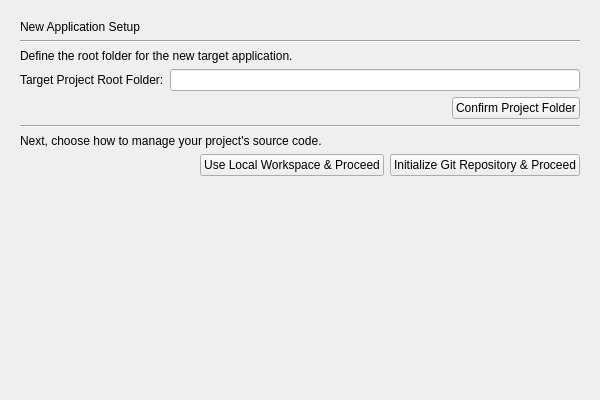
<?xml version="1.0" encoding="UTF-8"?>
<ui version="4.0">
 <class>EnvSetupPage</class>
 <widget class="QWidget" name="EnvSetupPage">
  <property name="geometry">
   <rect>
    <x>0</x>
    <y>0</y>
    <width>600</width>
    <height>400</height>
   </rect>
  </property>
  <property name="windowTitle">
   <string>Form</string>
  </property>
  <layout class="QVBoxLayout" name="verticalLayout">
   <property name="leftMargin">
    <number>20</number>
   </property>
   <property name="topMargin">
    <number>20</number>
   </property>
   <property name="rightMargin">
    <number>20</number>
   </property>
   <property name="bottomMargin">
    <number>20</number>
   </property>
   <item>
    <widget class="QLabel" name="headerLabel">
     <property name="text">
      <string>New Application Setup</string>
     </property>
    </widget>
   </item>
   <item>
    <widget class="Line" name="line">
     <property name="orientation">
      <enum>Qt::Horizontal</enum>
     </property>
    </widget>
   </item>
   <item>
    <widget class="QLabel" name="instructionLabel">
     <property name="text">
      <string>Define the root folder for the new target application.</string>
     </property>
     <property name="wordWrap">
      <bool>true</bool>
     </property>
    </widget>
   </item>
   <item>
    <layout class="QFormLayout" name="formLayout">
     <item row="0" column="0">
      <widget class="QLabel" name="pathLabel">
       <property name="text">
        <string>Target Project Root Folder:</string>
       </property>
      </widget>
     </item>
     <item row="0" column="1">
      <widget class="QLineEdit" name="projectPathLineEdit"/>
     </item>
    </layout>
   </item>
   <item>
    <layout class="QHBoxLayout" name="horizontalLayout_2">
     <item>
      <spacer name="horizontalSpacer_2">
       <property name="orientation">
        <enum>Qt::Horizontal</enum>
       </property>
       <property name="sizeHint" stdset="0">
        <size>
         <width>40</width>
         <height>20</height>
        </size>
       </property>
      </spacer>
     </item>
     <item>
      <widget class="QPushButton" name="confirmPathButton">
       <property name="text">
        <string>Confirm Project Folder</string>
       </property>
      </widget>
     </item>
    </layout>
   </item>
   <item>
    <widget class="Line" name="vcsLine">
     <property name="orientation">
      <enum>Qt::Horizontal</enum>
     </property>
    </widget>
   </item>
   <item>
    <widget class="QWidget" name="vcsChoiceWidget" native="true">
     <layout class="QVBoxLayout" name="verticalLayout_2">
      <property name="leftMargin">
       <number>0</number>
      </property>
      <property name="topMargin">
       <number>0</number>
      </property>
      <property name="rightMargin">
       <number>0</number>
      </property>
      <property name="bottomMargin">
       <number>0</number>
      </property>
      <item>
       <widget class="QLabel" name="vcsInstructionLabel">
        <property name="text">
         <string>Next, choose how to manage your project's source code.</string>
        </property>
       </widget>
      </item>
      <item>
       <layout class="QHBoxLayout" name="horizontalLayout">
        <item>
         <spacer name="horizontalSpacer">
          <property name="orientation">
           <enum>Qt::Horizontal</enum>
          </property>
          <property name="sizeHint" stdset="0">
           <size>
            <width>40</width>
            <height>20</height>
           </size>
          </property>
         </spacer>
        </item>
        <item>
         <widget class="QPushButton" name="localWorkspaceButton">
          <property name="text">
           <string>Use Local Workspace &amp;&amp; Proceed</string>
          </property>
         </widget>
        </item>
        <item>
         <widget class="QPushButton" name="initGitButton">
          <property name="text">
           <string>Initialize Git Repository &amp;&amp; Proceed</string>
          </property>
         </widget>
        </item>
       </layout>
      </item>
     </layout>
    </widget>
   </item>
   <item>
    <spacer name="bottomVerticalSpacer">
     <property name="orientation">
      <enum>Qt::Vertical</enum>
     </property>
     <property name="sizeType">
      <enum>QSizePolicy::Expanding</enum>
     </property>
     <property name="sizeHint" stdset="0">
      <size>
       <width>20</width>
       <height>40</height>
      </size>
     </property>
    </spacer>
   </item>
  </layout>
 </widget>
 <resources/>
 <connections/>
</ui>
